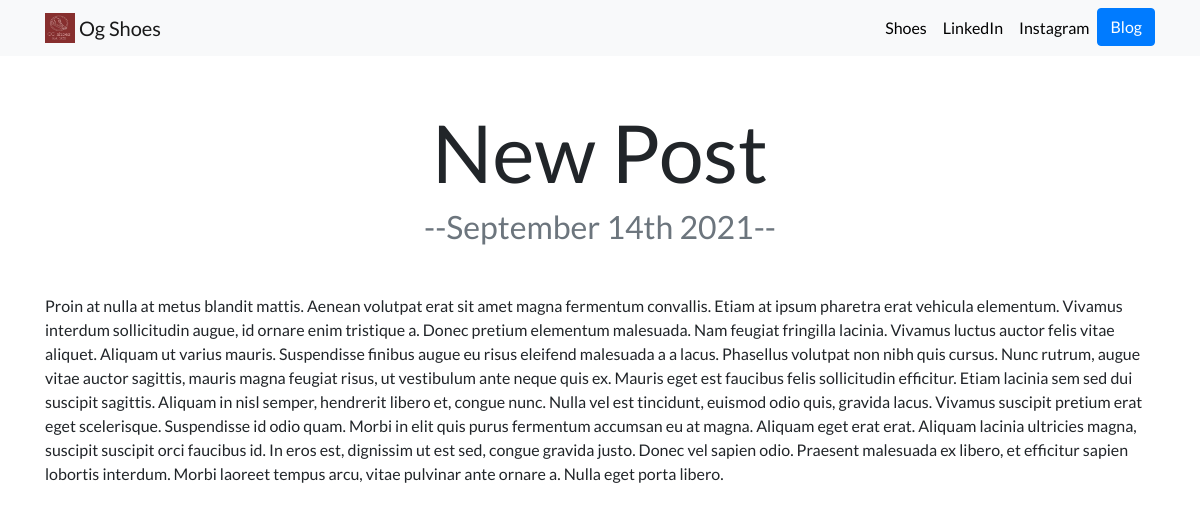
Page /blog/1/ on the committed database.
### blog/models.py (models this page shows, shortened)
class News(models.Model):
    title = models.CharField(max_length=100)
    data = models.DateField()
    description = models.TextField()

### blog/views.py (the view)
# urls.py: path('<int:blog_id>/', views.detail, name="detail")
def detail(request, blog_id):
    new = get_object_or_404(News, pk=blog_id)
    return render(request, 'blog/detail.html', {'new':new})

### blog/templates/blog/detail.html (shortened to what this page needs)
<!DOCTYPE html>
<html lang="en">
<head>
</head>
<body>
{% extends 'portfolio/base.html' %}
{% load static %}
{% block content %}
    <h1 class="text-center mt-5" id="blogdetailtitle">{{ new.title }}</h1>
    <h2 class="text-center text-muted mb-5">--{{ new.data|date:'F jS Y' }}--</h2>
    {{ new.description|safe }}
{% endblock %}

### portfolio/static/portfolio/custom.css (style rules this page uses)
body { font-family: 'Lato', sans-serif; }
@media (min-width: 992px) { #blogdetailtitle { font-size: 5rem; } }

### rows in the picture
News: title "New Post", data "September 14th 2021", description "Proin at nulla at metus blandit mattis. Aenean volutpat erat sit amet magna fermentum convallis. Etiam at ipsum pharetra erat vehicula elementum. Vivamus interdum sollicitudin augue, id ornare enim tristique a. Donec pretium elementum malesuada. Nam feugiat fringilla lacinia. Vivamus luctus auctor felis vitae aliquet. Aliquam ut varius mauris. Suspendisse finibus augue eu risus eleifend malesuada a a lacus. Phasellus volutpat non nibh quis cursus. Nunc rutrum, augue vitae auctor sagittis, mauris magna feugiat risus, ut vestibulum ante neque quis ex. Mauris eget est faucibus felis sollicitudin efficitur. Etiam lacinia sem sed dui suscipit sagittis. Aliquam in nisl semper, hendrerit libero…"
